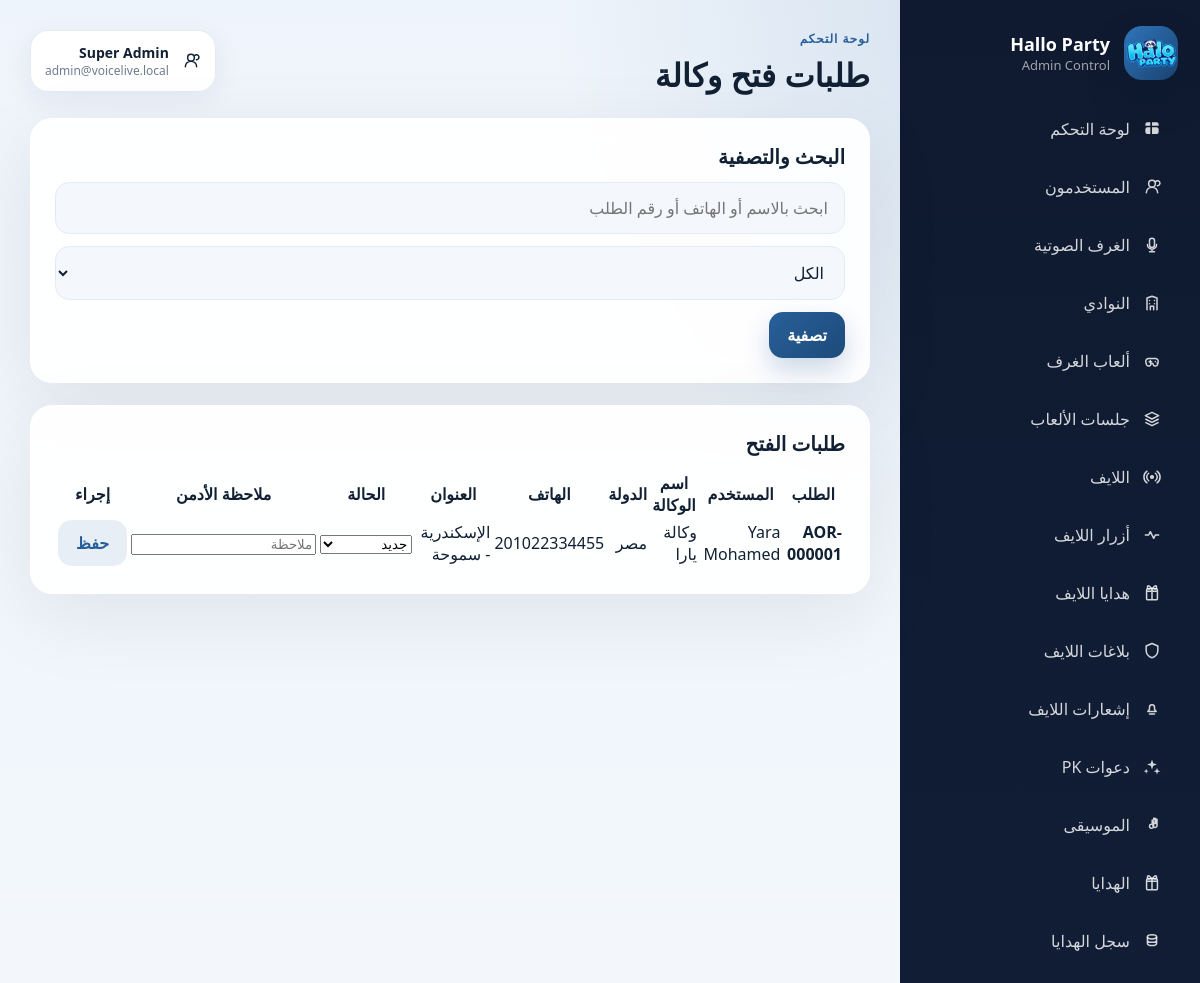
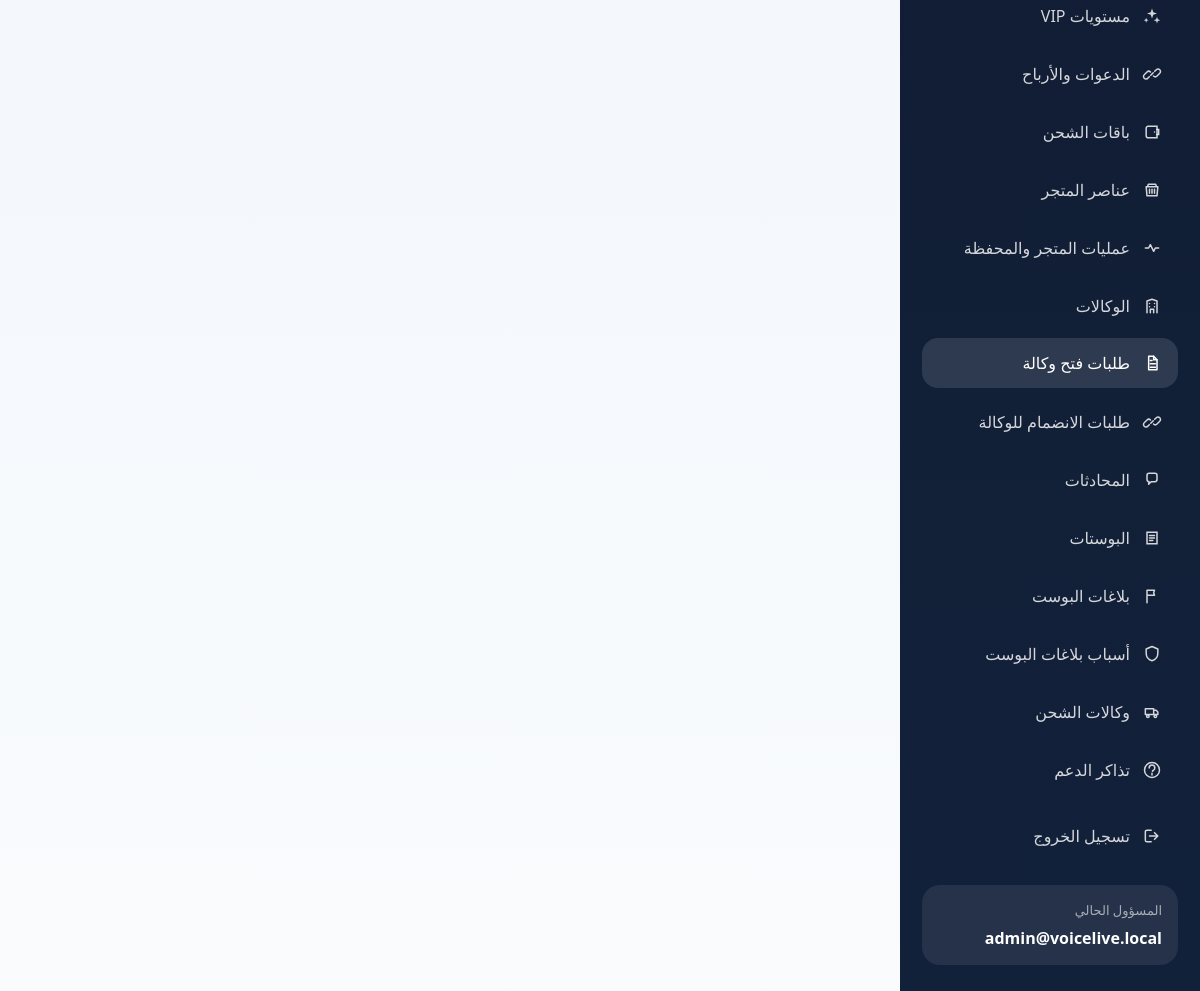
The app's page /backend/admin/agency-open-requests.php (signed in) with its own data (2 pictures, top to bottom).
### tables this page shows
CREATE TABLE IF NOT EXISTS agency_open_requests (
                id INT UNSIGNED AUTO_INCREMENT PRIMARY KEY,
                request_code VARCHAR(120) NOT NULL UNIQUE,
                user_id INT UNSIGNED NULL,
                agency_name VARCHAR(190) NOT NULL,
                country VARCHAR(120) NOT NULL,
                phone VARCHAR(80) NOT NULL,
                address VARCHAR(255) NOT NULL,
                avatar_path VARCHAR(255) NULL,
                front_id_path VARCHAR(255) NULL,
                back_id_path VARCHAR(255) NULL,
                status VARCHAR(30) NOT NULL DEFAULT "new",
                admin_note TEXT NULL,
                agency_id INT UNSIGNED NULL,
                created_at DATETIME NOT NULL,
                updated_at DATETIME NOT NULL,
                CONSTRAINT fk_agency_open_requests_user FOREIGN KEY (user_id) REFERENCES users(id) ON DELETE SET NULL,
                CONSTRAINT fk_agency_open_requests_agency FOREIGN KEY (agency_id) REFERENCES agencies(id) ON DELETE SET NULL
            );

CREATE TABLE IF NOT EXISTS users (
            id INT UNSIGNED AUTO_INCREMENT PRIMARY KEY,
            email VARCHAR(190) NULL UNIQUE,
            phone VARCHAR(32) NULL UNIQUE,
            password_hash VARCHAR(255) NOT NULL,
            nickname VARCHAR(120) NULL,
            birthdate DATE NULL,
            gender VARCHAR(20) NULL,
            country VARCHAR(120) NULL,
            status VARCHAR(20) NOT NULL DEFAULT "active",
            email_verified_at DATETIME NULL,
            phone_verified_at DATETIME NULL,
            created_at DATETIME NOT NULL,
            updated_at DATETIME NOT NULL
        );

### backend/src/AgencyService.php (called while the page is built, shortened)
<?php
final class AgencyService
{
    public function adminListOpenRequests(string $search = '', string $status = 'all'): array
    {
        $sql = 'SELECT agency_open_requests.*,
                       users.nickname AS requester_name,
                       agencies.invitation_code AS agency_invitation_code
                FROM agency_open_requests
                LEFT JOIN users ON users.id = agency_open_requests.user_id
                LEFT JOIN agencies ON agencies.id = agency_open_requests.agency_id
                WHERE 1 = 1';
        $params = [];
        $sql .= ' ORDER BY agency_open_requests.id DESC';
        $statement = $this->pdo->prepare($sql);
        $statement->execute($params);
        return $statement->fetchAll();
    }
}

### backend/admin/agency-open-requests.php (the view, shortened to what this page needs)
<?php
require_once __DIR__ . '/common.php';
require_once __DIR__ . '/../src/AgencyService.php';
$pdo = admin_pdo();
$agencyService = new AgencyService($pdo);
$search = trim((string) ($_GET['search'] ?? ''));
$status = trim((string) ($_GET['status'] ?? 'all'));
$requests = $agencyService->adminListOpenRequests($search, $status);
admin_render_header('طلبات فتح وكالة', 'agency-open-requests');
?>
<section class="panel">
    <div class="panel-title">البحث والتصفية</div>
    <form method="get" class="toolbar">
        <input type="text" name="search" value="<?= htmlspecialchars($search) ?>" placeholder="ابحث بالاسم أو الهاتف أو رقم الطلب">
        <select name="status">
            <option value="all" <?= $status === 'all' ? 'selected' : '' ?>>الكل</option>
        </select>
        <button type="submit" class="btn btn-primary">تصفية</button>
    </form>
</section>
<section class="panel">
    <div class="panel-title">طلبات الفتح</div>
    <table class="data-table">
        <thead>
        <tr>
            <th>الطلب</th>
            <th>المستخدم</th>
            <th>اسم الوكالة</th>
            <th>الدولة</th>
            <th>الهاتف</th>
            <th>العنوان</th>
            <th>الحالة</th>
            <th>ملاحظة الأدمن</th>
            <th>إجراء</th>
        </tr>
        </thead>
        <tbody>
        <?php foreach ($requests as $request): ?>
            <tr>
                <form method="post">
                    <td>
                        <div><strong><?= htmlspecialchars((string) $request['request_code']) ?></strong></div>
                    </td>
                    <td><?= htmlspecialchars((string) ($request['requester_name'] ?? 'غير محدد')) ?></td>
                    <td><?= htmlspecialchars((string) $request['agency_name']) ?></td>
                    <td><?= htmlspecialchars((string) $request['country']) ?></td>
                    <td><?= htmlspecialchars((string) $request['phone']) ?></td>
                    <td><?= htmlspecialchars((string) $request['address']) ?></td>
                    <td>
                        <select name="status">
                            <option value="new" <?= $request['status'] === 'new' ? 'selected' : '' ?>>جديد</option>
                        </select>
                    </td>
                    <td><input type="text" name="admin_note" value="<?= htmlspecialchars((string) ($request['admin_note'] ?? '')) ?>" placeholder="ملاحظة"></td>
                    <td><button type="submit" class="btn btn-secondary">حفظ</button></td>
                </form>
            </tr>
        <?php endforeach; ?>
        </tbody>
    </table>
</section>
<?php admin_render_footer(); ?>

### backend/admin/common.php (shortened to what this page needs)
<?php
$config = require __DIR__ . '/../config/app.php';
function admin_pdo(): PDO
{
    global $config;
    static $pdo = null;
    if ($pdo instanceof PDO) {
        return $pdo;
    }
    $pdo = Database::connection($config['db']);
    return $pdo;
}
function admin_current_user(): ?array
{
    $statement = admin_pdo()->prepare('SELECT * FROM admins WHERE id = :id LIMIT 1');
    $statement->execute(['id' => $_SESSION['admin_id']]);
    $admin = $statement->fetch();
    return $admin === false ? null : $admin;
}
function admin_brand_name(): string
{
    return 'Hallo Party';
}
function admin_brand_subtitle(): string
{
    return 'Admin Control';
}
function admin_brand_logo_url(): string
{
    return '/app-assets/images/splash_logo.png';
}
function admin_svg_icon(string $name, string $class = 'nav-icon'): string
{
    return sprintf(
        '<svg class="%s" viewBox="0 0 24 24" aria-hidden="true" focusable="false">%s</svg>',
        htmlspecialchars($class, ENT_QUOTES),
        $paths
    );
}
function admin_render_header(string $title, string $active = '', ?string $eyebrow = null): void
{
    $admin = admin_current_user();
    $eyebrowText = $eyebrow ?? 'لوحة التحكم';
    ?>
<!DOCTYPE html>
<html lang="ar" dir="rtl">
<head>
    <link rel="stylesheet" href="/admin/assets/style.css">
</head>
<body>
<div class="admin-shell">
    <aside class="sidebar" id="admin-sidebar">
        <div class="brand">
            <div class="brand-badge">
                <img class="brand-logo-image" src="<?= htmlspecialchars(admin_brand_logo_url(), ENT_QUOTES) ?>" alt="<?= htmlspecialchars(admin_brand_name(), ENT_QUOTES) ?>">
            </div>
            <div>
                <div class="brand-title"><?= htmlspecialchars(admin_brand_name()) ?></div>
                <div class="brand-subtitle"><?= htmlspecialchars(admin_brand_subtitle()) ?></div>
            </div>
        </div>
        <nav class="nav-links">
            <?php foreach (admin_nav_items() as $item): ?>
                <a class="<?= $active === $item['key'] ? 'active' : '' ?>" href="<?= htmlspecialchars($item['href']) ?>">
                    <?= admin_svg_icon((string) $item['icon']) ?>
                    <span><?= htmlspecialchars((string) $item['label']) ?></span>
                </a>
            <?php endforeach; ?>
            <a href="/admin/logout.php" class="nav-logout">
                <?= admin_svg_icon('logout') ?>
                <span>تسجيل الخروج</span>
            </a>
        </nav>
        <?php if ($admin !== null): ?>
            <div class="sidebar-footer">
                <div class="sidebar-footer-label">المسؤول الحالي</div>
                <div class="sidebar-footer-value"><?= htmlspecialchars((string) $admin['email']) ?></div>
            </div>
        <?php endif; ?>
    </aside>
    <main class="content">
        <header class="content-header">
            <div class="content-header-primary">
                <div>
                    <div class="page-eyebrow"><?= htmlspecialchars($eyebrowText) ?></div>
                    <h1><?= htmlspecialchars($title) ?></h1>
                </div>
            </div>
            <?php if ($admin !== null): ?>
                <div class="header-admin-pill">
                    <?= admin_svg_icon('users', 'header-pill-icon') ?>
                    <div>
                        <strong><?= htmlspecialchars((string) ($admin['name'] ?? 'Administrator')) ?></strong>
                        <span><?= htmlspecialchars((string) $admin['email']) ?></span>
                    </div>
                </div>
            <?php endif; ?>
        </header>
<?php
}
function admin_render_footer(): void
{
    ?>
    </main>
</div>
</body>
</html>
<?php
}

### backend/admin/assets/style.css (style rules this page uses)
:root { --bg: #091321; --panel: rgba(255, 255, 255, 0.92); --panel-muted: #f4f7fb; --panel-strong: #ffffff; --text: #122033; --muted: #6f7c8f; --line: #e3ebf5; --primary: #285f98; --primary-dark: #1d4b7b; --success: #1f9d63; --danger: #d84d4d; --warning: #9b6400; --shadow: 0 24px 80px rgba(12, 21, 38, 0.08); --radius: 22px; }
* { box-sizing: border-box; }
body { margin: 0; font-family: "Rubik", system-ui, sans-serif; background: radial-gradient(circle at top right, rgba(40, 95, 152, 0.18), transparent 28%), linear-gradient(180deg, #eef4fb 0%, #f9fbfd 100%); color: var(--text); }
.login-card, .panel, .stat-card { background: var(--panel); backdrop-filter: blur(14px); border: 1px solid rgba(255, 255, 255, 0.88); box-shadow: var(--shadow); }
.admin-shell { min-height: 100vh; display: grid; grid-template-columns: 300px 1fr; }
.sidebar { position: sticky; top: 0; min-height: 100vh; background: linear-gradient(180deg, #0f1a30 0%, #12213a 100%); color: #fff; padding: 26px 22px; display: flex; flex-direction: column; gap: 24px; }
.brand { display: flex; align-items: center; gap: 14px; }
.brand-badge { width: 54px; height: 54px; border-radius: 18px; display: grid; place-items: center; background: linear-gradient(135deg, #2f75ba 0%, #1a4270 100%); color: #fff; box-shadow: 0 18px 38px rgba(8, 25, 48, 0.24); overflow: hidden; }
.brand-icon, .nav-icon, .header-pill-icon { width: 20px; height: 20px; flex: 0 0 auto; }
.brand-logo-image { width: 100%; height: 100%; object-fit: cover; display: block; }
.brand-title { font-size: 18px; font-weight: 700; }
.brand-subtitle, .sidebar-footer-label { color: rgba(255, 255, 255, 0.6); font-size: 13px; }
.nav-links { display: flex; flex-direction: column; gap: 8px; }
.nav-links a { color: rgba(255, 255, 255, 0.82); text-decoration: none; padding: 14px 16px; border-radius: 16px; transition: 0.2s ease; display: flex; align-items: center; gap: 12px; }
.nav-links a.active, .nav-links a:hover { background: rgba(255, 255, 255, 0.12); color: #fff; transform: translateY(-1px); }
.nav-logout { margin-top: 8px; }
.sidebar-footer { margin-top: auto; padding: 16px; border-radius: 18px; background: rgba(255, 255, 255, 0.08); }
.sidebar-footer-value { margin-top: 8px; font-weight: 600; overflow-wrap: anywhere; }
.content { padding: 30px; min-width: 0; }
.content-header { display: flex; align-items: flex-start; justify-content: space-between; gap: 18px; margin-bottom: 22px; }
.content-header-primary { display: flex; align-items: center; gap: 14px; }
.content-header h1 { margin: 6px 0 0; font-size: 32px; }
.page-eyebrow { color: var(--primary); font-size: 12px; font-weight: 700; letter-spacing: 0.08em; }
.header-admin-pill { display: inline-flex; align-items: center; gap: 12px; padding: 12px 14px; border-radius: 18px; background: var(--panel-strong); border: 1px solid var(--line); box-shadow: 0 8px 30px rgba(16, 39, 70, 0.06); }
.header-admin-pill strong, .header-admin-pill span { display: block; }
.header-admin-pill strong { font-size: 14px; }
.header-admin-pill span { color: var(--muted); font-size: 12px; }
.panel { border-radius: var(--radius); padding: 24px; margin-bottom: 22px; }
.panel-title { font-size: 20px; font-weight: 700; margin-bottom: 12px; }
.toolbar, .action-row, .stack, .inline-actions, .media-inline { display: flex; gap: 12px; flex-wrap: wrap; }
.toolbar input, .toolbar select, .field input, .form-grid input, .form-grid select, .form-grid textarea, .table input, .table select, .table textarea { width: 100%; padding: 14px 16px; border-radius: 14px; border: 1px solid var(--line); background: var(--panel-muted); font: inherit; color: var(--text); }
.btn { border: none; border-radius: 14px; padding: 12px 18px; font: inherit; font-weight: 600; cursor: pointer; text-decoration: none; display: inline-flex; align-items: center; justify-content: center; transition: transform 0.18s ease, box-shadow 0.18s ease, background 0.18s ease; }
.btn-primary { background: linear-gradient(135deg, var(--primary) 0%, var(--primary-dark) 100%); color: #fff; box-shadow: 0 12px 26px rgba(40, 95, 152, 0.24); }
.btn-secondary { background: #e7eef6; color: var(--primary); }

### records on screen
agency_open_requests: request_code "AOR-000001", user.nickname "Yara Mohamed", agency_name "وكالة يارا", country "مصر", phone "201022334455", address "الإسكندرية - سموحة", status "جديد"

### other values on screen
admin_brand_name() "Hallo Party"
admin_brand_subtitle() "Admin Control"
$item['label'] "لوحة التحكم"
$item['label'] "المستخدمون"
$item['label'] "الغرف الصوتية"
$item['label'] "النوادي"
$item['label'] "ألعاب الغرف"
$item['label'] "جلسات الألعاب"
$item['label'] "اللايف"
$item['label'] "أزرار اللايف"
$item['label'] "هدايا اللايف"
$item['label'] "بلاغات اللايف"
$item['label'] "إشعارات اللايف"
$item['label'] "دعوات PK"
$item['label'] "الموسيقى"
